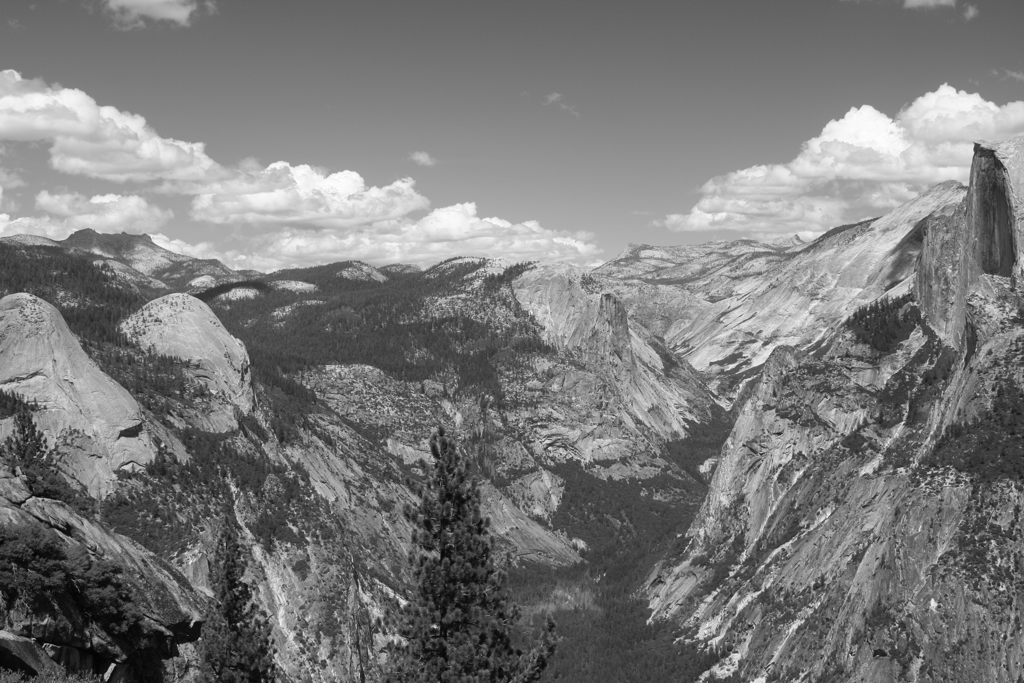
#> input picture TP6/img/halfdome-01.png, 1024 x 683 px
$ python ORB.py img/halfdome-01.png img/halfdome-02.png
#> lines starting #> are read from the running program, lines starting #| are printed output that depends on the picture
import numpy as np
import cv2 as cv
import sys

if len(sys.argv) != 3:
    print("Usage: python3 SIFT.py <filename1> <filename2>")
    sys.exit(1)

img_1 = cv.imread(sys.argv[1],cv.IMREAD_GRAYSCALE)
#> img_1 is the input picture: shape (683, 1024); min 3, max 255, mean 121.8
img_2 = cv.imread(sys.argv[2],cv.IMREAD_GRAYSCALE)
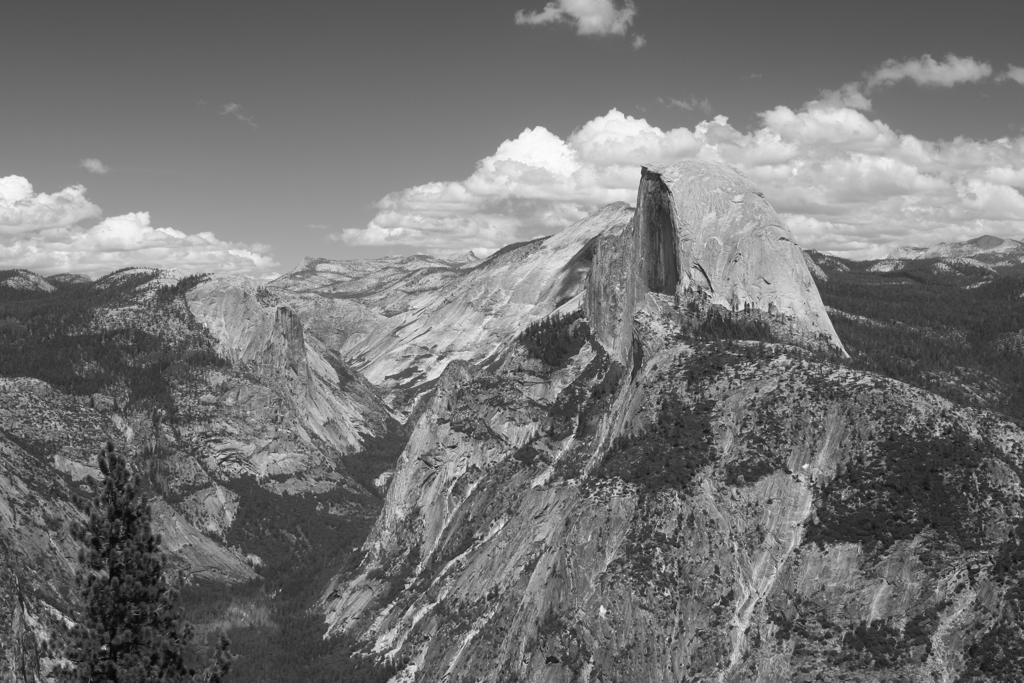
#> input picture TP6/img/halfdome-02.png, 1024 x 683 px
#> img_2 is the input picture: shape (683, 1024); min 6, max 254, mean 116.3
# Initiate SIFT detector
orb = cv.ORB_create()

kp_1, desc_1 = orb.detectAndCompute(img_1,None)
#> kp_1 = 500 keypoints; strongest (x, y, size): (549, 448, 31), (709, 642, 31), (730, 572, 31), (404, 602, 37.2)
kp_2, desc_2 = orb.detectAndCompute(img_2,None)
#> kp_2 = 500 keypoints; strongest (x, y, size): (406, 587, 31), (665, 594, 31), (750, 306, 31), (223, 463, 31)

img_1=cv.drawKeypoints(img_1,kp_1,img_1)
#> img_1: shape (683, 1024, 3)
img_2=cv.drawKeypoints(img_2,kp_2,img_2)
#> img_2: shape (683, 1024, 3)

bf = cv.BFMatcher()

matches = bf.knnMatch(desc_1, desc_2, k=2)
#> matches = 500 matches
good_matches = []
for m,n in matches:
    if m.distance < 0.75*n.distance:
        good_matches.append(m)
#> after the loop, good_matches = 107 matches
src_pts = np.float32([ kp_1[m.queryIdx].pt for m in good_matches ]).reshape(-1,1,2)             #Gives us the index of the descriptor in the list of train descriptors
#> src_pts = 107 rows, first 8: [710, 363], [800, 452], [702, 471], [730, 575], [549, 448], [898, 469], [678, 535], [928, 478]
dst_pts = np.float32([ kp_2[m.trainIdx].pt for m in good_matches ]).reshape(-1,1,2)               #Gives us the index of the descriptor in the list of query descriptors
#> dst_pts = 107 rows, first 8: [385, 377], [474, 465], [377, 485], [406, 587], [223, 463], [568, 480], [354, 549], [597, 489]

#homography relates the transformation between two plane by using RANSAC Algorithm
H, mask = cv.findHomography(src_pts, dst_pts, cv.RANSAC,5.0)
#> H = [[1.12, -0.00168, -377.9], [0.0456, 1.08, -13.16], [0.000121, -2.6e-06, 1]]; mask = 107 values, max 1 at index 0, min 0 at index 28, mean 0.972
matchesMask = mask.ravel().tolist()
#> matchesMask has the same summary as mask

ran_pts1 = []
ran_pts2 = []
for i in [np.random.randint(0,len(good_matches) -1 ) for x in range(10)] :
    ran_pts1.append(good_matches[i])
    ran_pts2.append(matchesMask[i])
#> this loop made 10 passes
#> i on passes 1 to 10: 44, 47, 64, 67, 67, 103, 9, 83, 21, 36
#> after the loop, ran_pts1 = 10 matches; ran_pts2 = [1, 1, 1, 1, 1, 1, 1, 1, 1, 1]

#parameters to draw the 10 random points and only inliners
params = dict(matchColor = np.random.randint(low = 0, high = 255, size = 3).tolist(),
                   matchesMask = ran_pts2, # draw only inliners
                   flags = 2)
#> params = {'matchColor': [87, 70, 216], 'matchesMask': [1, 1, 1, 1, 1, 1, 1, 1, 1, 1], 'flags': 2}

#Plotting keypoints for only 10 Inliers
img_4 = cv.drawMatches(img_1,kp_1,img_2,kp_2,ran_pts1,None,**params)
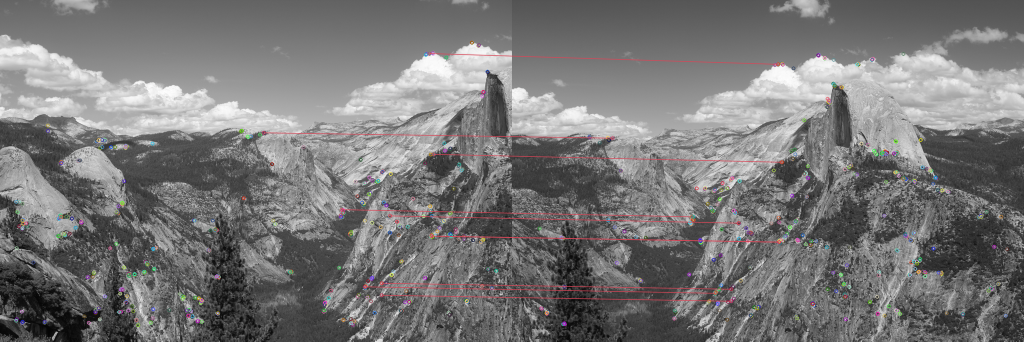
#> img_4: shape (683, 2048, 3) (shown at 1/2 size); mean of channels 0, 1, 2 118.9, 118.8, 119.8; drawn as B, G, R
cv.imshow("task1_matches.jpg",img_4)

height,width = img_1.shape[:2]
#> height = 683; width = 1024
pts = np.float32([ [0,0],[0,height-1],[width-1,height-1],[width-1,0] ]).reshape(-1,1,2)
#Taking the border points of the image(i.e Corner Points)
dst = cv.perspectiveTransform(pts,H)
#> dst = [[-377.9, -13.16], [-379.7, 721.6], [685.8, 683.5], [685.7, 29.77]]

#Extracting the rows and cols
rows1, cols1 = img_1.shape[:2]
#> rows1 = 683; cols1 = 1024
rows2, cols2 = img_2.shape[:2]
#> rows2 = 683; cols2 = 1024

#Getting Border Points
pts1 = np.float32([[0,0], [0,rows1], [cols1, rows1], [cols1,0]]).reshape(-1,1,2)
temp_points = np.float32([[0,0], [0,rows2], [cols2, rows2], [cols2,0]]).reshape(-1,1,2)

#Taking Perspective
pts2 = cv.perspectiveTransform(temp_points, H)
#> pts2 = [[-377.9, -13.16], [-379.7, 722.7], [686.7, 684.4], [686.7, 29.81]]
pts = np.concatenate((pts1, pts2), axis=0)
#> pts = [[0, 0], [0, 683], [1024, 683], [1024, 0], [-377.9, -13.16], [-379.7, 722.7], [686.7, 684.4], [686.7, 29.81]]

#For calculating the size of the output image
[x_min, y_min] = np.int32(pts.min(axis=0).ravel() - 0.5)
#> x_min = -380; y_min = -13
[x_max, y_max] = np.int32(pts.max(axis=0).ravel() + 0.5)
#> x_max = 1024; y_max = 723

trans_dist = [-x_min, -y_min]
#> trans_dist = [380, 13]

H_trans = np.array([[1, 0, trans_dist[0]], [0, 1, trans_dist[1]], [0,0,1]])
#> H_trans = [[1, 0, 380], [0, 1, 13], [0, 0, 1]]
#Warping image 1 on top of Image 2
warp_img = cv.warpPerspective(img_1, H_trans.dot(H), (x_max - x_min, y_max - y_min))
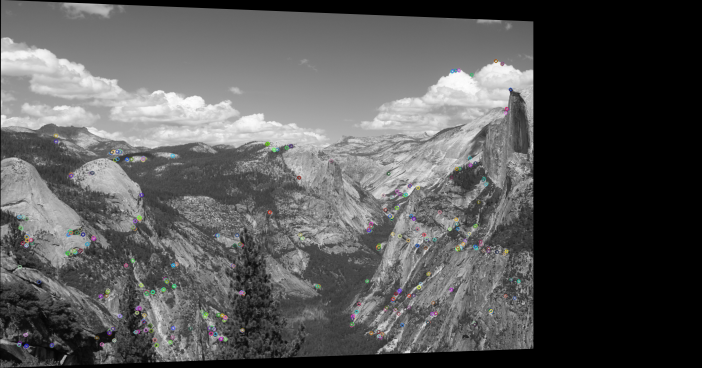
#> warp_img: shape (736, 1404, 3) (shown at 1/2 size); mean of channels 0, 1, 2 87.1, 87.1, 87.1; drawn as B, G, R
warp_img[trans_dist[1]:rows1+trans_dist[1],trans_dist[0]:cols1+trans_dist[0]] = img_2
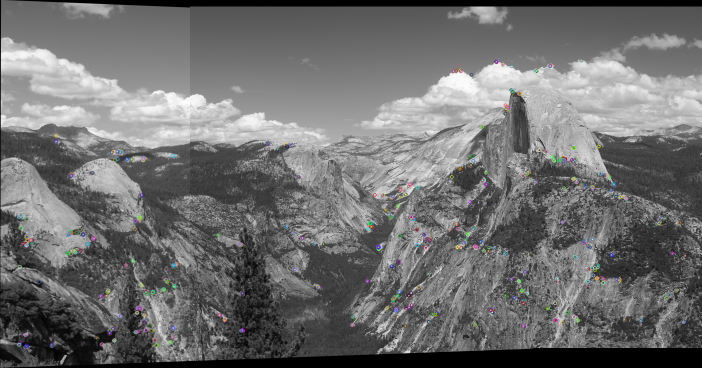
#> warp_img: shape (736, 1404, 3) (shown at 1/2 size); mean of channels 0, 1, 2 111, 111, 111; drawn as B, G, R
cv.imshow("Final",warp_img)

cv.waitKey(0)
